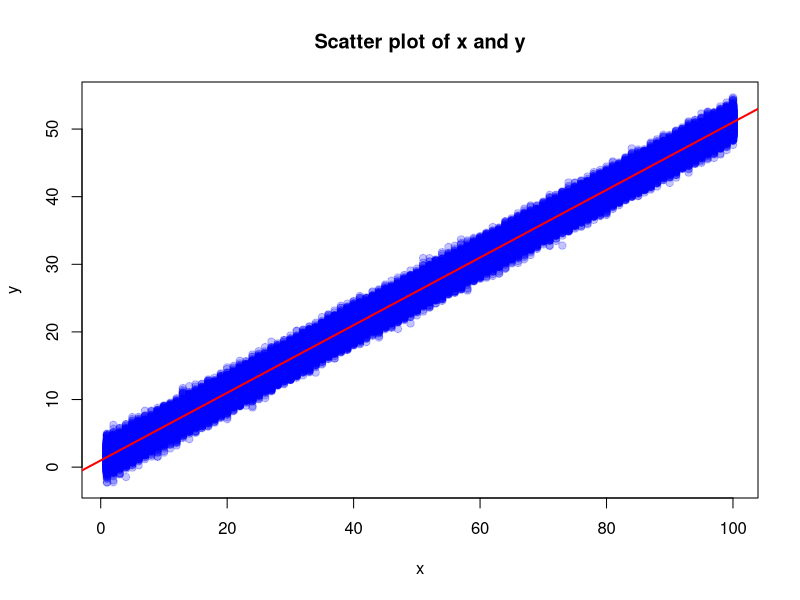
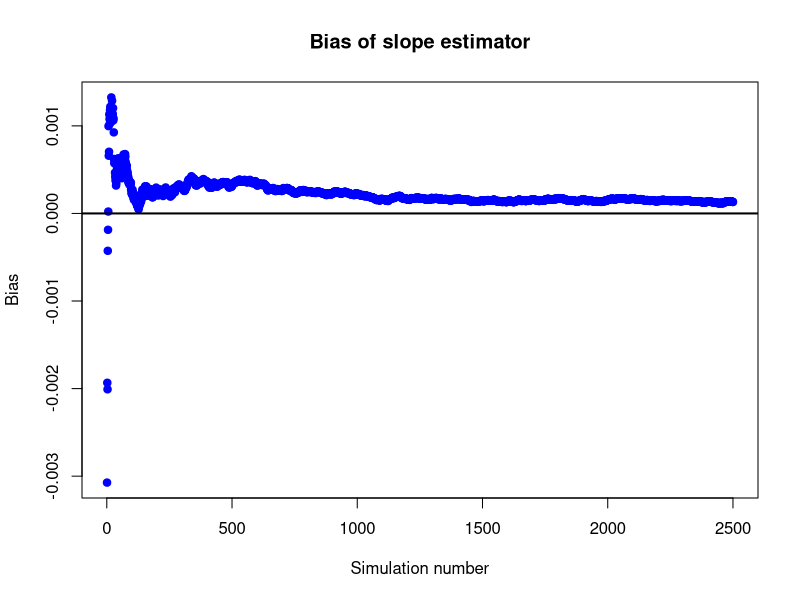
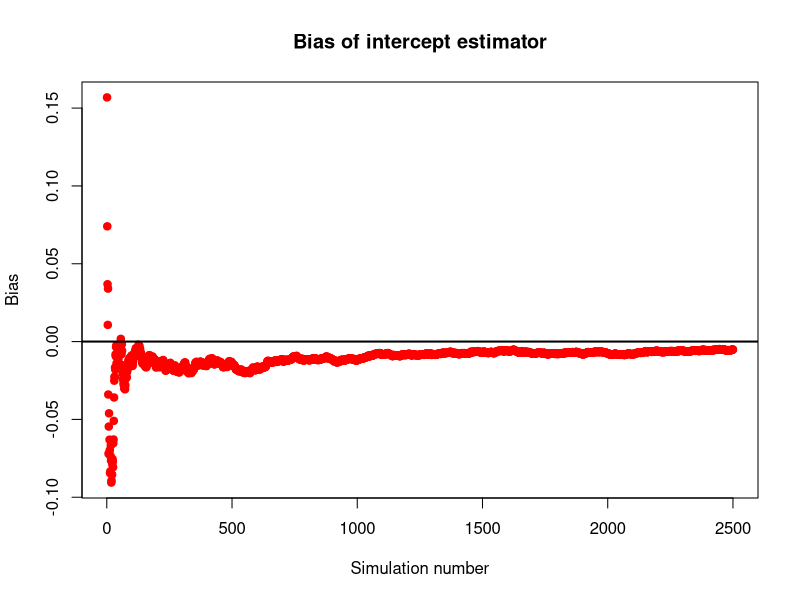

Write the R code that produced these figures, in order.
# Function: simSlopeIntercept
# Description: Simulates the slope and intercept of a
#       linear regression model
# Inputs:
#   b_true: the true slope of the linear regression model
#   a_true: the true intercept of the linear regression model
#   sigma: the standard deviation of the error term
#   n: the number of observations
#   nSim: the number of simulations to run
# Outputs:
#   sim_mean_b: the simulated mean of the slope estimate
#   sim_mean_a: the simulated mean of the intercept estimate
#   scatterplot.pdf: a scatterplot of the simulated data
#       with the regression line
#   bias_slope.pdf: a scatterplot of the bias of the
#       slope estimate
#   bias_intercept.pdf: a scatterplot of the bias of the
#       intercept estimate

simSlopeIntercept <- function(
    b_true = 0.5,
    a_true = 1,
    sigma = 1,
    n = 100,
    nSim = 1000) {
    x <- 1:n
    x_magnitude_sq <- sum(x^2)
    x_bar <- mean(x)

    b_hat <- rep(NA, nSim)
    a_hat <- rep(NA, nSim)

    x_scatterplot_vals <- rep(x, nSim) # x values for scatterplot
    y_scatterplot_vals <- rep(NA, nSim * n) # y values for scatterplot

    x_bias_vals <- 1:nSim # x values for bias plots
    b_hat_bias <- rep(NA, nSim) # y values for bias plots
    a_hat_bias <- rep(NA, nSim) # y values for bias plots

    for (i in 1:nSim) {
        eps <- rnorm(n, sd = sqrt(sigma)) # error term
        y <- a_true + (b_true * x) + eps # y values with error term
        y_scatterplot_vals[((i * n) - n + 1):(i * n)] <-
            y # add y values to scatterplot
        y_bar <- mean(y) # mean of y values
        scalar_prod_xy <- sum(x * y) # scalar product of x and y

        b_hat[i] <- (scalar_prod_xy - (n * y_bar * x_bar)) /
            (x_magnitude_sq - (n * x_bar^2)) # unbiased estimator of b
        a_hat[i] <- y_bar - (b_hat[i] * x_bar) # unbiased estimator of a

        b_hat_bias[i] <- mean(b_hat[1:i]) - b_true # bias of b_hat
        # estimator up to i
        a_hat_bias[i] <- mean(a_hat[1:i]) - a_true # bias of a_hat
        # estimator up to i
    }

    sim_mean_b <- mean(b_hat) # simulated mean of b_hat
    sim_mean_a <- mean(a_hat) # simulated mean of a_hat

    # Plot the scatterplot
    pdf("./homeworks/hw1/plots/scatterplot.pdf", width = 8, height = 6)
    plot(x_scatterplot_vals, y_scatterplot_vals,
        main = "Scatter plot of x and y", xlab = "x", ylab = "y",
        pch = 19, col = "#0000ff3c"
    )
    abline(sim_mean_a, sim_mean_b, col = "red", lwd = 2)
    dev.off()

    # Plot a scatterplot of the bias of the slope and intercept estimates.
    # Slope estimate is blue, intercept estimate is red.
    pdf("./homeworks/hw1/plots/bias_slope.pdf", width = 8, height = 6)
    plot(x_bias_vals, b_hat_bias,
        main = "Bias of slope estimator",
        xlab = "Simulation number", ylab = "Bias", pch = 19, col = "blue"
    )
    abline(h = 0, col = "black", lwd = 2)
    dev.off()

    pdf("./homeworks/hw1/plots/bias_intercept.pdf", width = 8, height = 6)
    plot(x_bias_vals, a_hat_bias,
        main = "Bias of intercept estimator",
        xlab = "Simulation number", ylab = "Bias", pch = 19, col = "red"
    )
    abline(h = 0, col = "black", lwd = 2)
    dev.off()

    # Print the results
    cat(
        "\nSimulated mean of b_hat (slope estimate):", sim_mean_b,
        "\nTrue value of b (slope):", b_true,
        "\n\nSimulated mean of a_hat (intercept estimate):", sim_mean_a,
        "\nTrue value of a (intercept):", a_true
    )
}

simSlopeIntercept(nSim = 2500)
